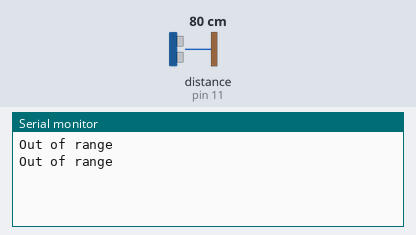
Bench run of a sketch on a simulated Arduino Uno, built with avr-gcc and run on an emulated ATmega328P. On the bench: the last lines printed to the serial monitor. The test bench sets the inputs (shaded band); at power-on: distance to the obstacle (sensor on pin 11) 80 cm. The echo pulse lasts 58.3 µs per cm.

Above: at 2.8 s.
2.9 s: distance to the obstacle (sensor on pin 11) set to 2 cm
At 3.8 s:
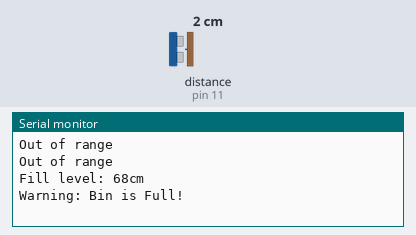
4.5 s: distance to the obstacle (sensor on pin 11) set to 35 cm
At 5.7 s:
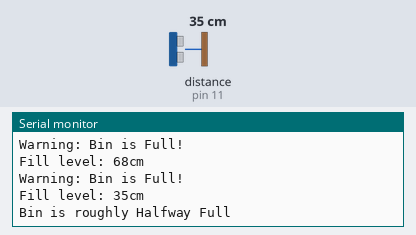
7.5 s: distance to the obstacle (sensor on pin 11) set to 60 cm
At 8.8 s:
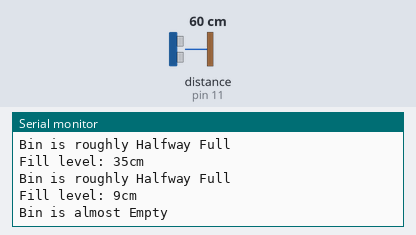
Timing chart, 0 to 10.5 s (numbered marks = the images above; inputs shaded):
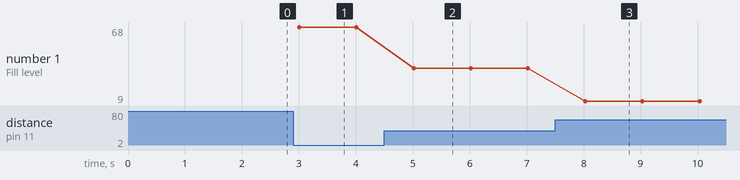

Measured:
- after the input at 2.9 s, the serial monitor: prints a new line after 0.11 s (image 1)
- after the input at 4.5 s, the serial monitor: prints a new line after 0.51 s (image 2)
- after the input at 7.5 s, the serial monitor: prints a new line after 0.53 s (image 3)
- plotted number 1: 68 → 35 after the input at 4.5 s, 35 → 9 after the input at 7.5 s

The sketch:

sonar.ino
```cpp
#include <NewPing.h>

#define TRIGGER_PIN  12  // Arduino pin tied to trigger pin on the sensor.
#define ECHO_PIN     11  // Arduino pin tied to echo pin on the sensor.
#define MAX_DISTANCE 70 // Maximum distance we want to ping for (in centimeters).

NewPing sonar(TRIGGER_PIN, ECHO_PIN, MAX_DISTANCE);

void setup() {
  Serial.begin(9600); // Open serial monitor at 9600 baud to see ping results.
}

void loop() {
  delay(1000); // Wait 1000ms between pings (about 1 ping/sec).
  unsigned int distance = sonar.ping_cm(); // Send ping, get distance in centimeters.

  // Check if the distance is within the range.
  if (distance > 0) {
    Serial.print("Fill level: ");
    Serial.print(MAX_DISTANCE - distance); // The distance in centimeters.
    Serial.println("cm");
    // Determine fill status based on distance
    if (distance <= 20) {  // Assuming sensor is just under the lid.
      Serial.println("Warning: Bin is Full!");
    } else if (distance > 45) {
      Serial.println("Bin is almost Empty");
    } else if (distance <= 45 && distance > 20) {
      // Roughly halfway full
      if (distance >= 30 && distance < 45) {
        Serial.println("Bin is roughly Halfway Full");
      }
    }
  } else {
    Serial.println("Out of range");
  }
}
```
